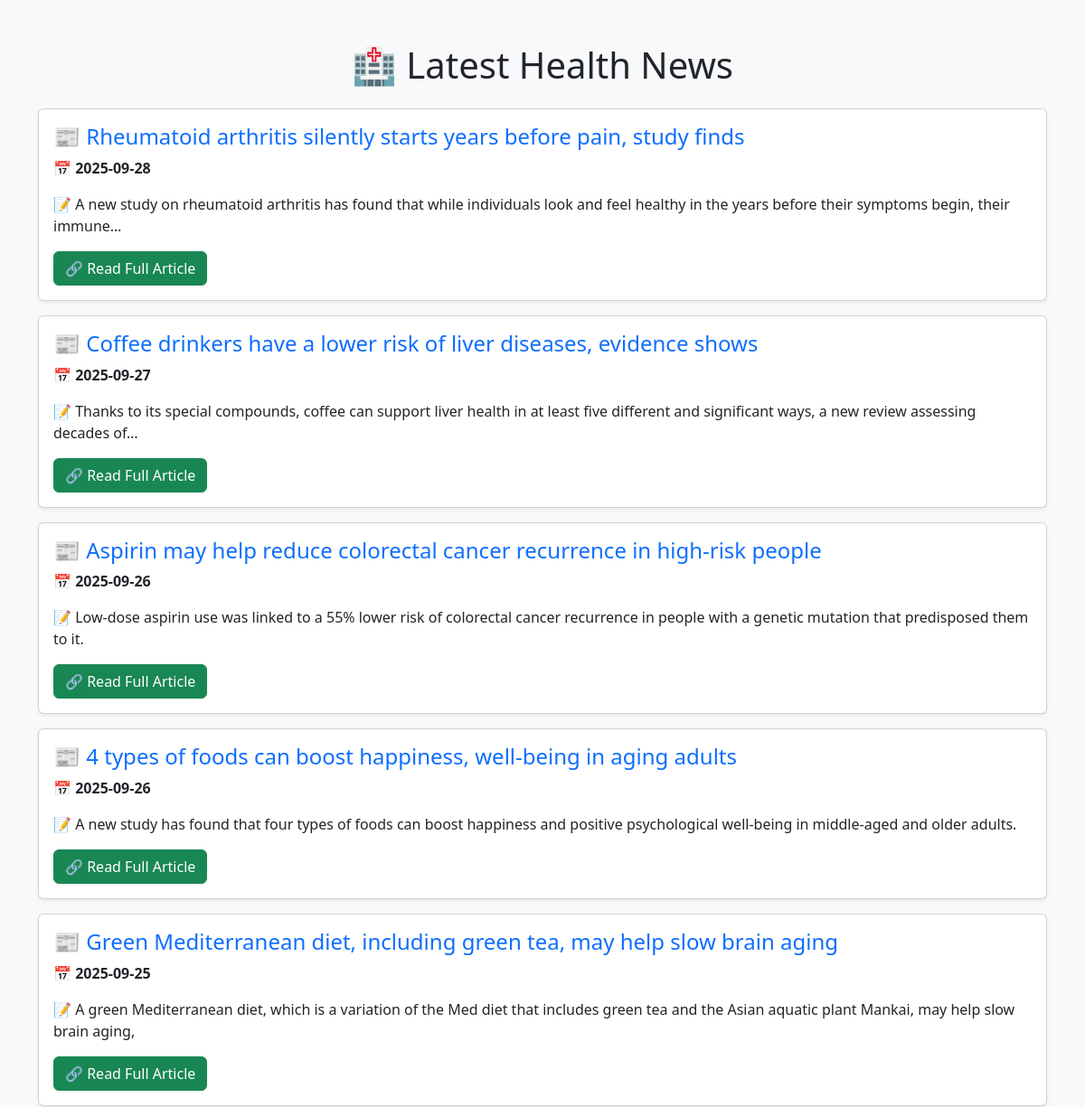
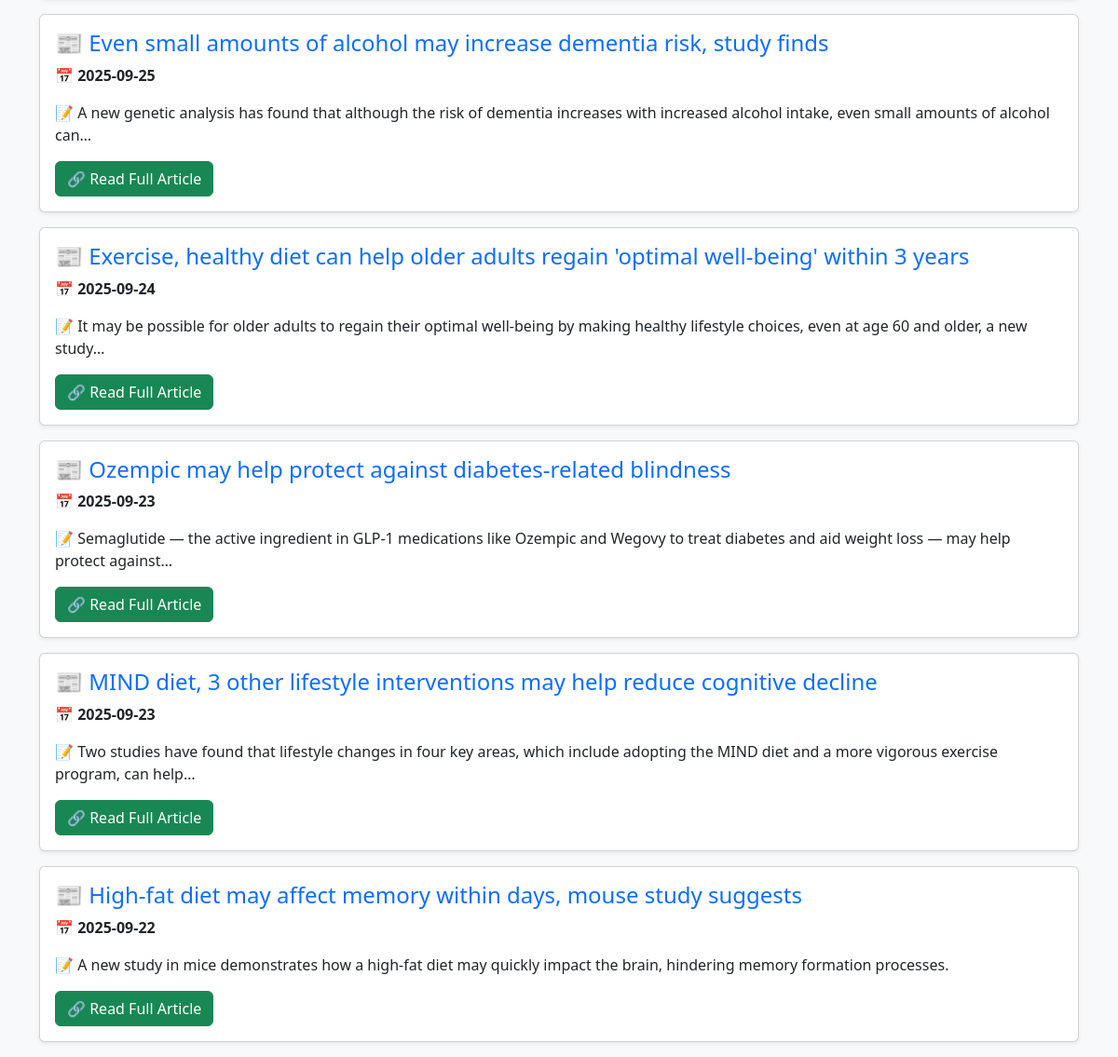
Before: / with the older database file (2 pictures, top to bottom).
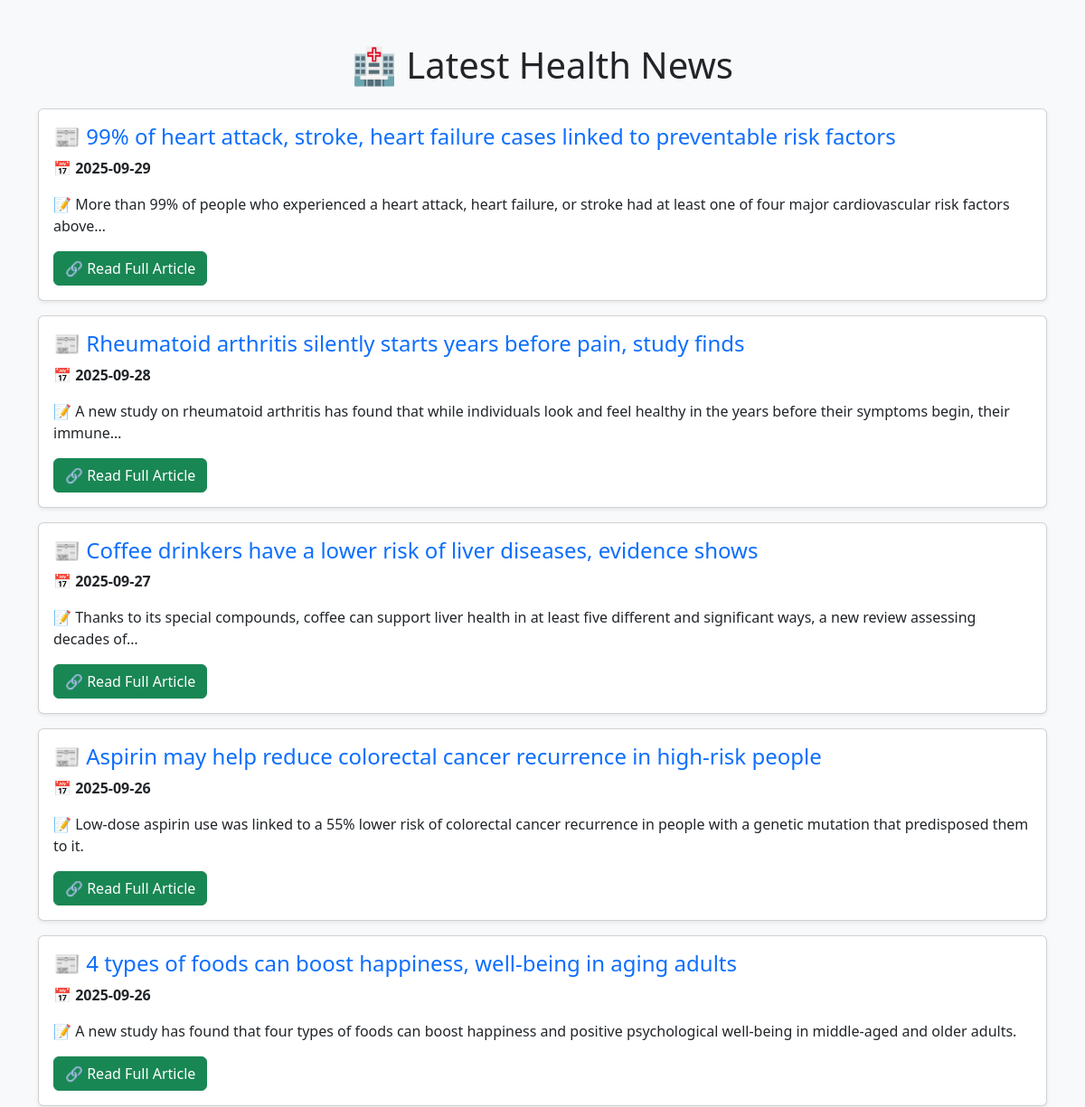
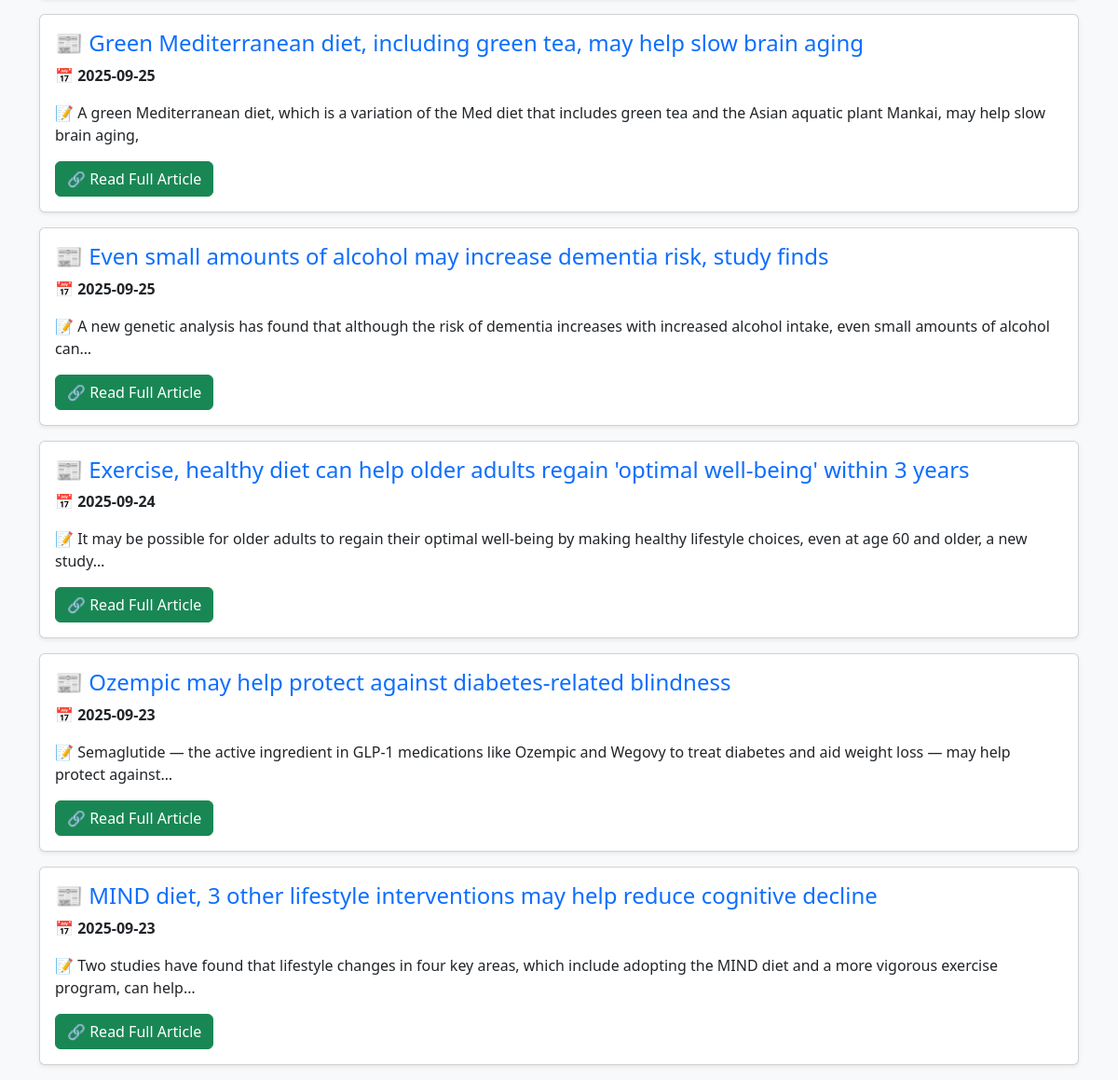
After: the same page with the newer database file (2 pictures, top to bottom).
### tables this page shows
CREATE TABLE news (
        id INTEGER PRIMARY KEY AUTOINCREMENT,
        date TEXT NOT NULL,
        title TEXT UNIQUE, 
        description TEXT,
        news_url TEXT
    );

### app.py (the view)
@app.route("/")
def index():
    page = request.args.get("page", 1, type=int)  # Get the current page number
    limit = 10  # Number of articles per page
    offset = (page - 1) * limit  # Calculate the offset
    news = fetch_news(limit, offset)
    return render_template("index.html", news=news, page=page)

### app.py (called while the page is built)
def fetch_news(limit=10, offset=0):
    conn = sqlite3.connect("health_news.db")
    cursor = conn.cursor()
    cursor.execute("SELECT date, title, description, news_url FROM news ORDER BY date DESC LIMIT ? OFFSET ?", (limit, offset))
    news_list = cursor.fetchall()
    conn.close()
    return news_list

### templates/index.html (shortened to what this page needs)
<!DOCTYPE html>
<html lang="en">
<head>
    <link href="https://cdn.jsdelivr.net/npm/bootstrap@5.3.0/dist/css/bootstrap.min.css" rel="stylesheet">
</head>
<body class="bg-light">
    <div class="container mt-5">
        <h1 class="text-center mb-4">🏥 Latest Health News</h1>
        {% for article in news %}
        <div class="card mb-3 shadow-sm">
            <div class="card-body">
                <h4 class="card-title text-primary">📰 {{ article[1] }}</h4>
                <p class="card-text">📅 <strong>{{ article[0] }}</strong></p>
                <p class="card-text">📝 {{ article[2] }}</p>
                <a href="{{ article[3] }}" class="btn btn-success" target="_blank">🔗 Read Full Article</a>
            </div>
        </div>
        {% endfor %}
    </div>
</body>
</html>

Changed rows visible on the page:
no longer on this page (row unchanged): news: title "High-fat diet may affect memory within days, mouse study suggests", date "2025-09-22", description "A new study in mice demonstrates how a high-fat diet may quickly impact the brain, hindering memory formation processes."
added news: title "99% of heart attack, stroke, heart failure cases linked to preventable risk factors", date "2025-09-29", description "More than 99% of people who experienced a heart attack, heart failure, or stroke had at least one of four major cardiovascular risk factors above…"
